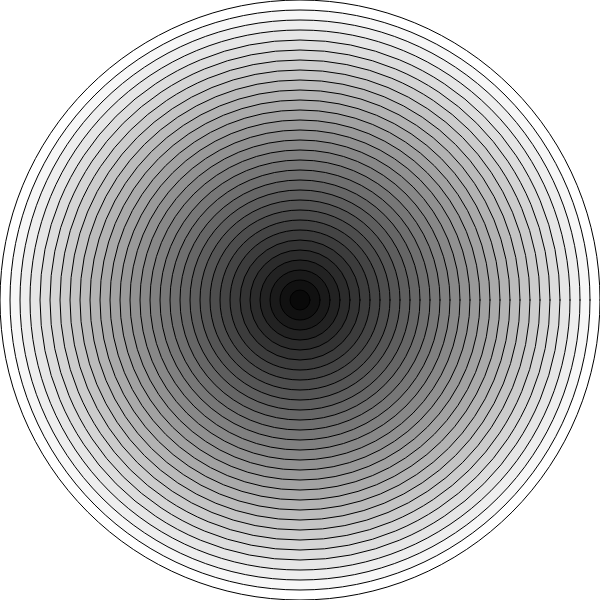
Frame 1 (no input)
Frame 60 (no input): identical to frame 1, image omitted
Frame 120 (the mouse pressed at the canvas centre since frame 60): identical to frame 1, image omitted

The p5.js sketch that drew this single still picture (run headless with seeded random() and noise() and a simulated clock; from frame 60 on, the mouse is pressed at the canvas centre):

// p5.js sketch
// ── sketch.js
function setup() {
  createCanvas(600, 600);

  var w = width;
  while (w > 0) {
    stroke(0);
    grad = map(w, 0, width, 0, 255)
    print(grad);
    fill(grad);
    ellipse(width / 2, height / 2, w, w);
    w = w - 20;
  }
}

function draw() {

}
